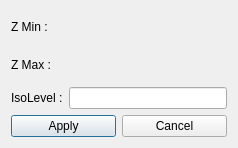
<ui version="4.0" stdsetdef="1" >
  <author></author>
  <comment></comment>
  <exportmacro></exportmacro>
  <class>CLevelDlgUI</class>
  <widget class="QDialog" name="LevelDlgUI" >
    <property name="geometry" >
      <rect>
        <x>0</x>
        <y>0</y>
        <width>238</width>
        <height>148</height>
      </rect>
    </property>
    <property name="windowTitle" >
      <string>IsoLevel Value Dialog</string>
    </property>
    <layout class="QVBoxLayout" >
      <property name="margin" >
        <number>11</number>
      </property>
      <property name="spacing" >
        <number>6</number>
      </property>
      <item>
        <widget class="QLabel" name="mpZMinLabel" >
          <property name="text" >
            <string>Z Min :</string>
          </property>
          <property name="wordWrap" >
            <bool>false</bool>
          </property>
        </widget>
      </item>
      <item>
        <widget class="QLabel" name="mpZMaxLabel" >
          <property name="text" >
            <string>Z Max :</string>
          </property>
          <property name="wordWrap" >
            <bool>false</bool>
          </property>
        </widget>
      </item>
      <item>
        <layout class="QHBoxLayout" >
          <property name="margin" >
            <number>0</number>
          </property>
          <property name="spacing" >
            <number>6</number>
          </property>
          <item>
            <widget class="QLabel" name="mpIsoLabel" >
              <property name="text" >
                <string>IsoLevel :</string>
              </property>
              <property name="wordWrap" >
                <bool>false</bool>
              </property>
            </widget>
          </item>
          <item>
            <widget class="QLineEdit" name="mpIsoLevelLineEdit" />
          </item>
        </layout>
      </item>
      <item>
        <layout class="QHBoxLayout" >
          <property name="margin" >
            <number>0</number>
          </property>
          <property name="spacing" >
            <number>6</number>
          </property>
          <item>
            <widget class="QPushButton" name="mpApplyButton" >
              <property name="text" >
                <string>Apply</string>
              </property>
            </widget>
          </item>
          <item>
            <widget class="QPushButton" name="mpCancelButton" >
              <property name="text" >
                <string>Cancel</string>
              </property>
            </widget>
          </item>
        </layout>
      </item>
    </layout>
  </widget>
  <layoutdefault spacing="6" margin="11" />
  <connections>
    <connection>
      <sender>mpCancelButton</sender>
      <signal>clicked()</signal>
      <receiver>LevelDlgUI</receiver>
      <slot>reject()</slot>
    </connection>
    <connection>
      <sender>mpApplyButton</sender>
      <signal>clicked()</signal>
      <receiver>LevelDlgUI</receiver>
      <slot>applySlot()</slot>
    </connection>
  </connections>
</ui>
